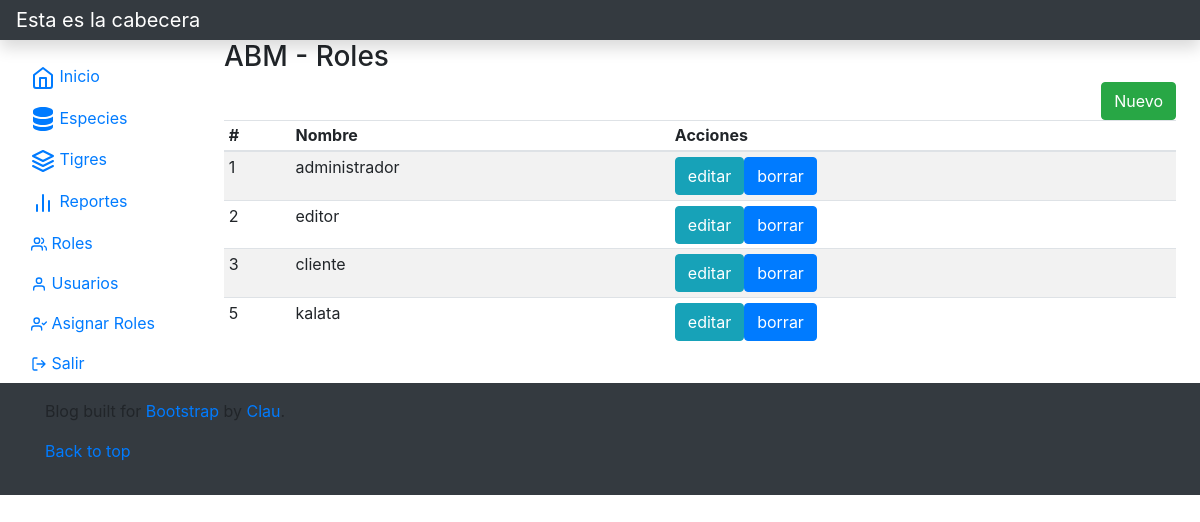
Screenshot of /vista/rol/index.php (signed in) with the database file from the repository.
### tables this page shows
CREATE TABLE `rol` (
  `idrol` bigint(20) NOT NULL,
  `rodescripcion` varchar(50) NOT NULL
);

### modelo/conector/BaseDatos.php (called while the page is built, shortened)
<?php
class BaseDatos extends PDO {
  	private $conec;
  	private $indice;
  	private $resultado;
    public function __construct(){
        $this->indice =0;
        try {
           $this->conec=true;
        }catch (PDOException $e) {
            $this->error = $e->getMessage();
            $this->conec=false;
        }
    }
    public function Iniciar(){
        return $this->getConec();
    }
    public function getConec(){
        return $this->conec;
    }
    public function setSQL($e){
        return "\n".$this->sql = $e;
    }
    public function Ejecutar($sql){
        if ( stristr($sql,"select")){
            $resp =  $this->EjecutarSelect($sql);
        }
        return $resp;
   }
   private function EjecutarSelect($sql){
       $cant = -1;
       try {
           $resultado=parent::query($sql);
       if($resultado){
        $arregloResult = $resultado->fetchAll();
        $cant = count($arregloResult);
       }
        }  catch (PDOException $e) {
            $this->analizarDebug();
        }
       return $cant;
   }
   public function Registro() {
       $filaActual = false;
       $indiceActual = $this->getIndice();
       if ($indiceActual>=0) {
           $filas = $this->getResultado();
           if($indiceActual<count($filas)){
               $filaActual =  $filas[$indiceActual];
           }else {
               $this->setIndice(-1);
           }
       }
       return $filaActual;
   }
   private function setIndice ($valor){
       $this->indice = $valor;
   }
   private function getIndice (){
       return $this->indice;
   }
   private function setResultado($valor){
       $this->resultado = $valor;
   }
   private function getResultado(){
      return $this->resultado;
   }
}

### modelo/Rol.php (called while the page is built, shortened)
<?php
class Rol extends BaseDatos
{
    private $idrol;
    private $rodescripcion;
    public function __construct(){
        $this->idrol="";
        $this->rodescripcion="";
       }
    public function getidrol(){  return $this->idrol;}
    public function setidrol($idrol){     $this->idrol = $idrol;    }
    public function getrodescripcion(){      return $this->rodescripcion;     }
    public function setrodescripcion($rodescripcion){  $this->rodescripcion = $rodescripcion;    }
    public function cargar(){
        $resp = false;
        $sql="SELECT * FROM rol WHERE idrol = ".$this->getidrol();
        if ($this->Iniciar()) {
            $res = $this->Ejecutar($sql);
            if($res>-1){
                if($res>0){
                    $row = $this->Registro();
                }
            }
        } else {
            $this->setmensajeoperacion("Especies->listar: ".$this->getError());
        }
        return $resp;
    }
    public function listar($parametro=""){
        $arreglo = array();
        $sql="SELECT * FROM rol ";
        if ($parametro!="") {
            $sql.='WHERE '.$parametro;
        }
        if ($this->Iniciar()) {
        $res = $this->Ejecutar($sql);
        if($res>-1){
            if($res>0){
                while ($row = $this->Registro()){
                    $obj= new Rol();
                    $obj->setidrol($row['idrol']);
                    $obj->cargar();
                    array_push($arreglo, $obj);
                }
            }
        }
        else {
           $this->setmensajeoperacion("Especie->listar: ".$this->getError());
        }
        }
        return $arreglo;
    }
}
?>

### control/ABMRol.php (called while the page is built, shortened)
<?php
class ABMRol{
    public function buscar($param){
        $where = " true ";
        $obj = new Rol();
        $arreglo = $obj->listar($where);
        return $arreglo;
    }
}
?>

### vista/rol/index.php (the view, shortened to what this page needs)
<?php
include_once("../estructura/cabeceraBT.php");
$obj= new ABMRol();
$lista = $obj->buscar(null);
?>
<h3>ABM - Roles</h3>
<div class="row float-right">
    <div class="col-md-12 float-right">
        <a class="btn btn-success" role="button" href="editar.php?accion=nuevo&idrol=-1">Nuevo</a>
    </div>
</div>
<div class="table-responsive">
    <table class="table table-striped table-sm">
        <thead>
        <tr>
            <th scope="col">#</th>
            <th scope="col">Nombre</th>
            <th scope="col">Acciones</th>
        </tr>
        </thead>
        <tbody>
<?php
 if( count($lista)>0){
    foreach ($lista as $objTabla) {
        echo '<tr><td>'.$objTabla->getidrol().'</td>';
        echo '<td>'.$objTabla->getrodescripcion().'</td>';
        echo '<td><a class="btn btn-info" role="button" href="editar.php?accion=editar&idrol='.$objTabla->getidrol().'">editar</a>';
        echo '<a class="btn btn-primary" role="button" href="editar.php?accion=borrar&idrol='.$objTabla->getidrol().'">borrar</a></td></tr>';
	}
}
?>
        </tbody>
    </table>
</div>
<?php
include_once("../estructura/pieBT.php");
?>

### rows the page displays
rol: idrol "1", rodescripcion "administrador"
rol: idrol "2", rodescripcion "editor"
rol: idrol "3", rodescripcion "cliente"
rol: idrol "5", rodescripcion "kalata"
